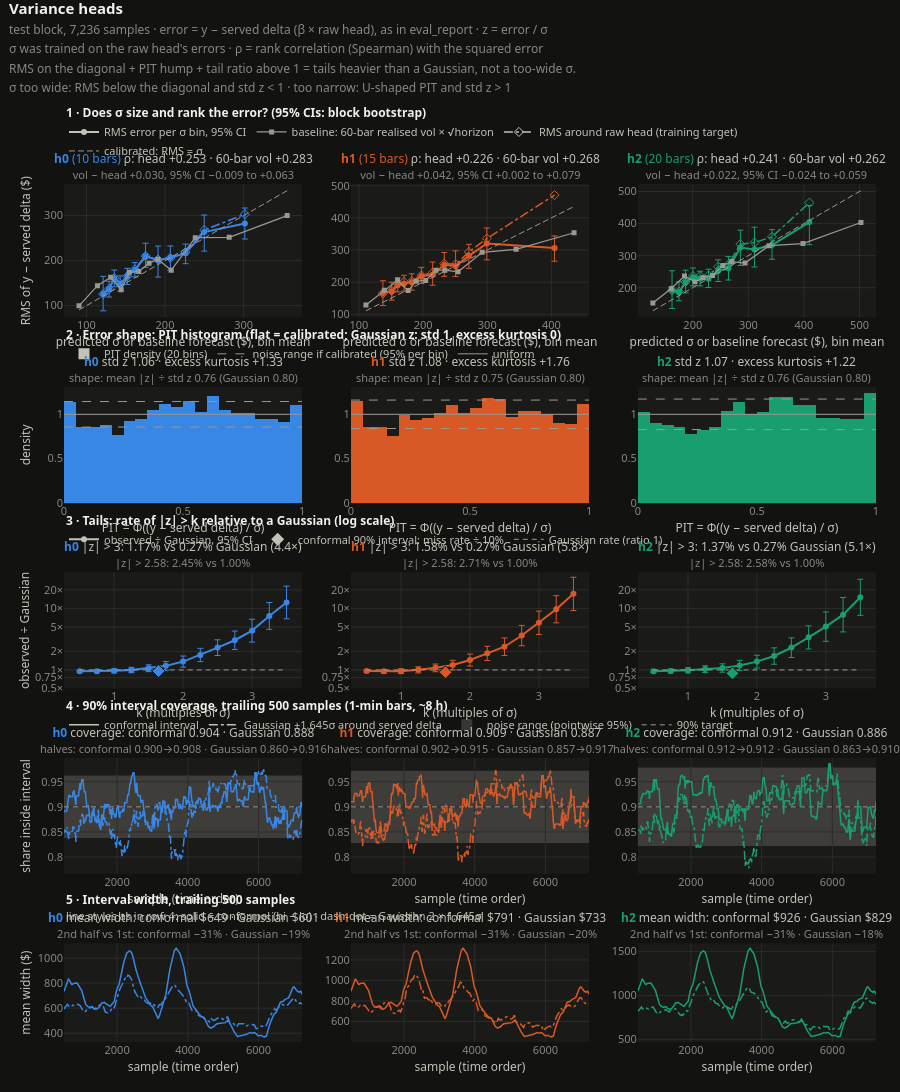

Source (notebook cell):
### Markdown cell above
**Variance heads**: does the predicted sigma size and rank the realised error, against a free baseline (the trailing 60-bar realised vol the conformal intervals use)? Is the error shape Gaussian (PIT, tail rates)? Do the 90% intervals hold their coverage and width along the block?

### Code cell
Visualizations.build("variance_analytics", test, ctx.config, raw_delta=raw_test).show()
